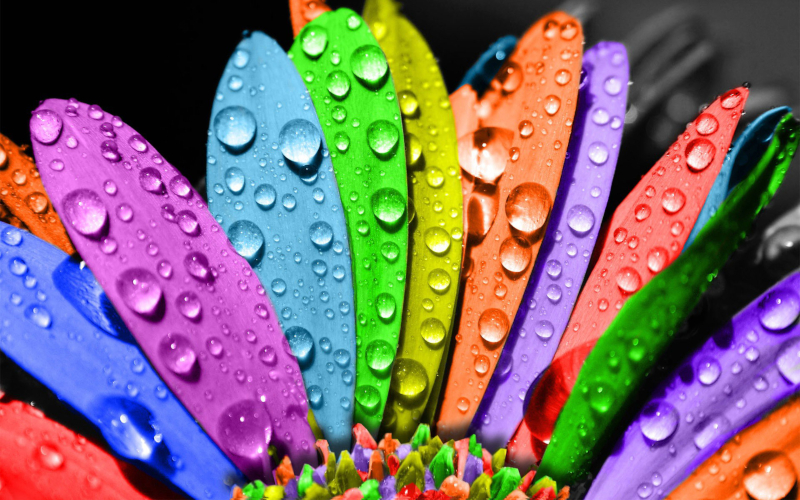
#> input picture Deep Learning/Lab_4/Assignment_4/flower.jpg, 800 x 500 px
$ jupyter execute Assignment_4.ipynb   (shell and % lines are left out)
#> lines starting #> are read from the running program, lines starting #| are printed output that depends on the picture
---
# Assignment 4: Introduction to Image processing
---

## Student Information
**Name:** _____Marah Ahmad Aljabali_____  **Student ID:** ______220210525__________  **Date:** _________16/1/2026________

## Import Required Libraries

[cell 1]
import numpy as np
import cv2
import matplotlib.pyplot as plt
from scipy.signal import convolve2d

## Q1: Image Translation
Load an flower image. Apply a translation of `(tx = 120, ty = 80)` using a manual transformation matrix. Display both the original and the translated images side by side.
**Question:** What happens to pixels that move outside the image boundaries? How does OpenCV handle them?

[cell 2]
# Load flower image (using a sample image)
flower = cv2.imread(r'./flower.jpg')
#> flower is the input picture: shape (500, 800, 3); mean B, G, R 108.4, 105.4, 124.9

# Convert BGR to RGB for matplotlib
flower_rgb = cv2.cvtColor(flower, cv2.COLOR_BGR2RGB)

# Define translation parameters
tx = 120
ty = 80

# Get image dimensions
h, w = flower.shape[:2]
#> h = 500; w = 800

# Create the translation transformation matrix
# Translation matrix: [1, 0, tx]
#                     [0, 1, ty]
M = np.float32([[1, 0, tx], [0, 1, ty]])

# Apply the transformation using warpAffine
translated = cv2.warpAffine(flower, M, (w, h))
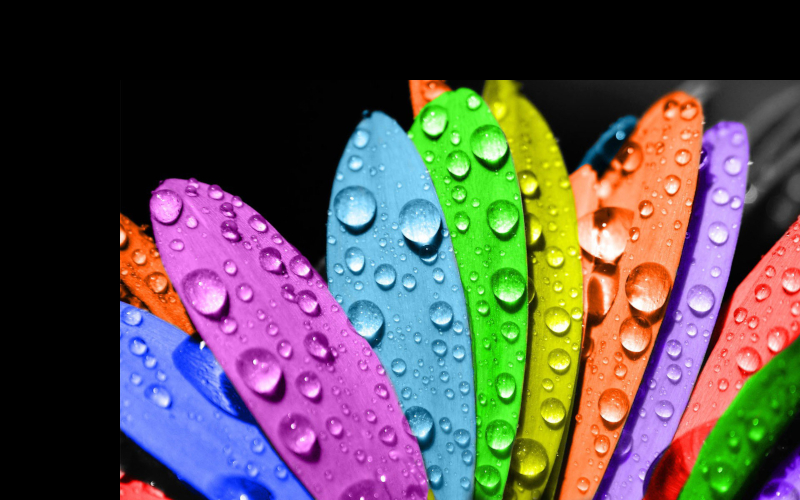
#> translated: shape (500, 800, 3); mean B, G, R 80.3, 80.9, 89.9

# Convert the translated image to RGB for display
translated_rgb = cv2.cvtColor(translated, cv2.COLOR_BGR2RGB)
# Display both images side by side
fig, axes = plt.subplots(1, 2, figsize=(12, 5))
axes[0].imshow(flower_rgb)
axes[0].set_title('Original Image')
axes[0].axis('off')

axes[1].imshow(translated_rgb)
axes[1].set_title(f'Translated Image (tx={tx}, ty={ty})')
axes[1].axis('off')

plt.tight_layout()
plt.show()
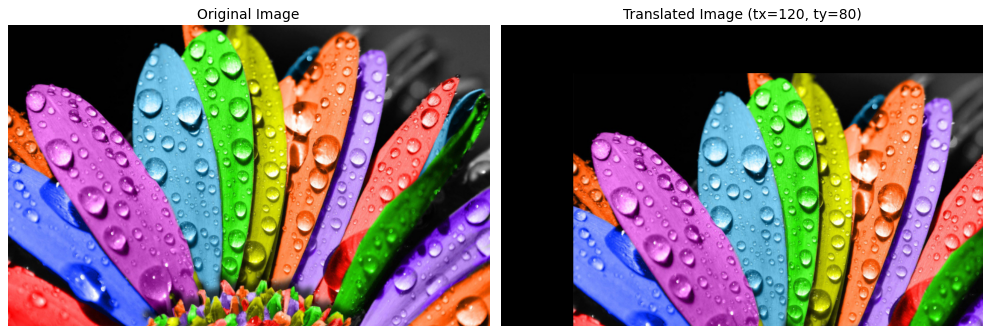
#> figure drawn by matplotlib, 2 panels

print(f"\nAnswer to the Question:")
print("Pixels that move outside the image boundaries are lost (they fall outside the canvas).")
print("OpenCV's warpAffine fills these empty areas with a default value (usually black/0).")
print("This creates black borders in the translated image where the original content doesn't reach.")

## Q2: Image Rotation
Rotate the same image by `45°` around its center using `cv2.getRotationMatrix2D`. Then rotate it by `-30°` with a scale of `0.8`. Display the two results.

[cell 3]
# Get image dimensions
h, w = flower.shape[:2]

# Calculate the center of the image
center = (w // 2, h // 2)
#> center = (400, 250)

# First rotation: 45° around center
angle1 = 45
scale1 = 1.0
M1 = cv2.getRotationMatrix2D(center, angle1, scale1)
rotated_45 = cv2.warpAffine(flower, M1, (w, h))
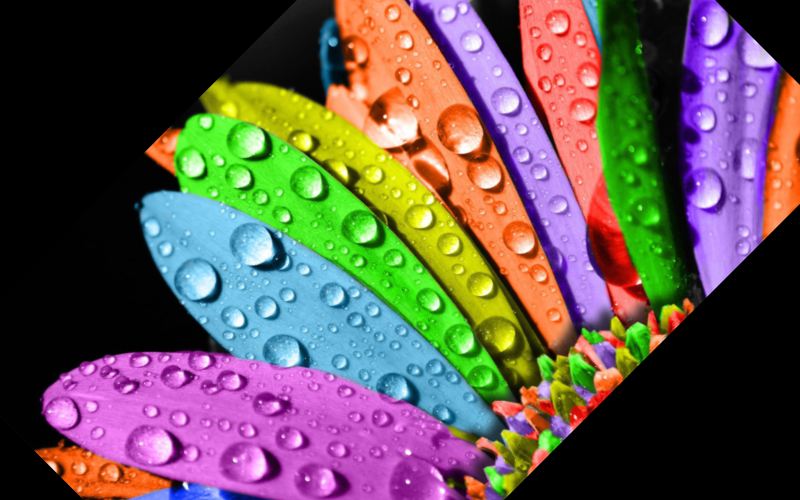
#> rotated_45: shape (500, 800, 3); mean B, G, R 80.9, 86, 99.9

# Second rotation: -30° with scale 0.8
angle2 = -30
scale2 = 0.8
M2 = cv2.getRotationMatrix2D(center, angle2, scale2)
rotated_m30_scaled = cv2.warpAffine(flower, M2, (w, h))
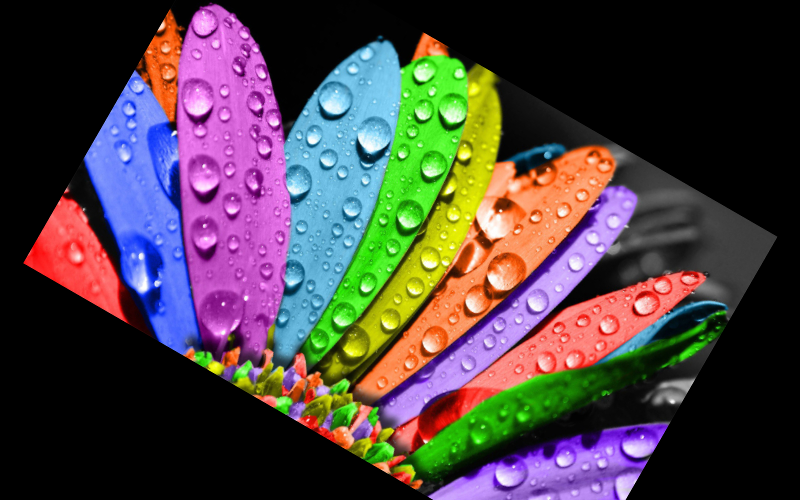
#> rotated_m30_scaled: shape (500, 800, 3); mean B, G, R 67.1, 65.2, 75.9

# Convert images to RGB for display
rotated_45_rgb = cv2.cvtColor(rotated_45, cv2.COLOR_BGR2RGB)
rotated_m30_scaled_rgb = cv2.cvtColor(rotated_m30_scaled, cv2.COLOR_BGR2RGB)

# Display the results
fig, axes = plt.subplots(1, 3, figsize=(15, 5))

axes[0].imshow(flower_rgb)
axes[0].set_title('Original Image')
axes[0].axis('off')

axes[1].imshow(rotated_45_rgb)
axes[1].set_title('Rotated 45°')
axes[1].axis('off')

axes[2].imshow(rotated_m30_scaled_rgb)
axes[2].set_title('Rotated -30° (Scale 0.8)')
axes[2].axis('off')

plt.tight_layout()
plt.show()

print("Image Rotation Applied Successfully!")
print(f"Rotation 1: {angle1}° around center {center}")
#| Rotation 1: 45° around center (400, 250)
print(f"Rotation 2: {angle2}° with scale {scale2} around center {center}")
#| Rotation 2: -30° with scale 0.8 around center (400, 250)

## Q3: Manual Mean Filter
Load `walking.jpg` in grayscale. Implement a **manual 7×7 mean filter**. Measure the execution time using `%time`. Display the filtered image.

[cell 4]
# Load image in grayscale
walking = cv2.imread('./walking.jpg', cv2.IMREAD_GRAYSCALE)
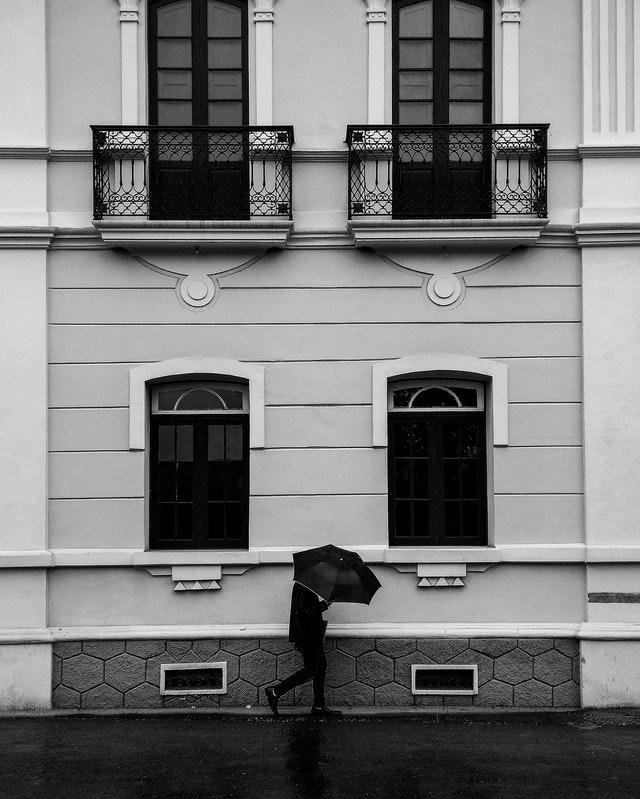
#> input picture Deep Learning/Lab_4/Assignment_4/walking.jpg, 640 x 799 px
#> walking is the input picture: shape (799, 640); min 0, max 255, mean 121.2

# Create 7×7 mean filter kernel
kernel = np.ones((7, 7)) / 49

# Apply manual filter using convolve2d
manual_filtered = convolve2d(walking, kernel, mode='same')
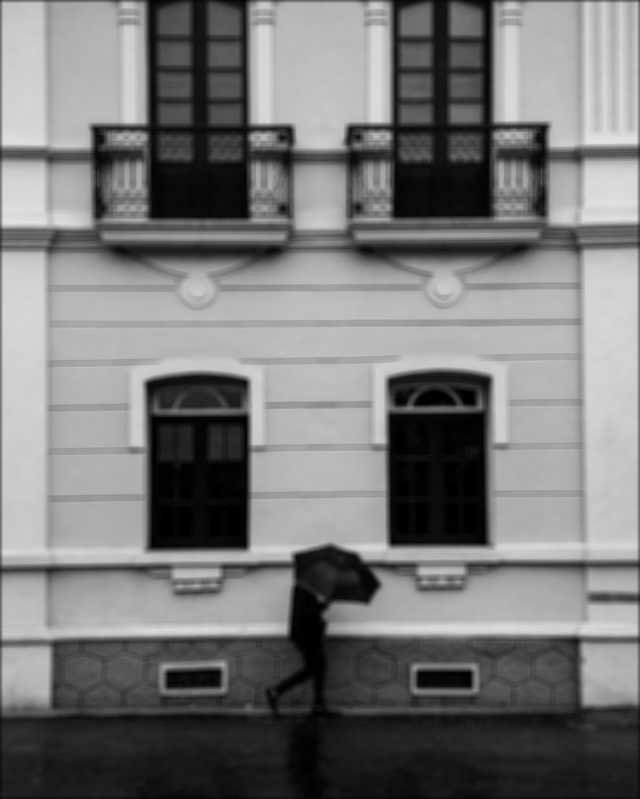
#> manual_filtered: shape (799, 640) float64; min 0, max 227.5, mean 120.6

# Display
plt.figure(figsize=(12, 4))
plt.subplot(1, 2, 1)
plt.imshow(walking, cmap='gray')
plt.title('Original Image')
plt.axis('off')
plt.subplot(1, 2, 2)
plt.imshow(manual_filtered, cmap='gray')
plt.title('7×7 Mean Filter (Manual)')
plt.axis('off')
plt.tight_layout()
plt.show()

## Q4: Filter Comparison
Apply the same 7×7 mean filter using:
1. `cv2.filter2D`
2. `scipy.signal.convolve2d`

Display all three results (manual, OpenCV, SciPy) side by side.
**Question:** Compare the execution times and the output images. Why are there differences in the border regions?

[cell 5]
# Create kernel
kernel = np.ones((7, 7)) / 49

# Method 1: Using scipy (already done in Q3)
# Method 2: Using cv2.filter2D
opencv_filtered = cv2.filter2D(walking, -1, kernel.astype(np.float32))

# Method 3: Using scipy.signal.convolve2d
scipy_filtered = convolve2d(walking, kernel, mode='same')

# Display all three
fig, axes = plt.subplots(1, 3, figsize=(15, 4))
axes[0].imshow(manual_filtered, cmap='gray')
axes[0].set_title('Manual (convolve2d)')
axes[0].axis('off')
axes[1].imshow(opencv_filtered, cmap='gray')
axes[1].set_title('OpenCV (filter2D)')
axes[1].axis('off')
axes[2].imshow(scipy_filtered, cmap='gray')
axes[2].set_title('SciPy (convolve2d)')
axes[2].axis('off')
plt.tight_layout()
plt.show()

print("All three methods produce very similar results.")
print("Border differences occur because scipy's convolve2d fills edges with zeros (mode='same'),")
print("while cv2.filter2D reflects the border pixels.")

## Q5: Horizontal & Vertical Edge Detection
Use the provided horizontal and vertical edge detection kernels. Apply each to `walking.jpg` separately using `convolve2d`. Combine the two results by adding them. Normalize the final image to `[0, 1]` and display it.
**Question:** What types of edges (horizontal/vertical) are most visible in the image? Why?

[cell 6]
# Define horizontal and vertical edge detection kernels (Sobel)
horizontal_kernel = np.array([[-1, -2, -1], [0,  0,  0],[1,  2,  1]], dtype=np.float32)

vertical_kernel = np.array([[-1, 0, 1],[-2, 0, 2],[-1, 0, 1]], dtype=np.float32)

# Apply edge detection using convolve2d
horizontal_edges = convolve2d(walking, horizontal_kernel, mode='same')
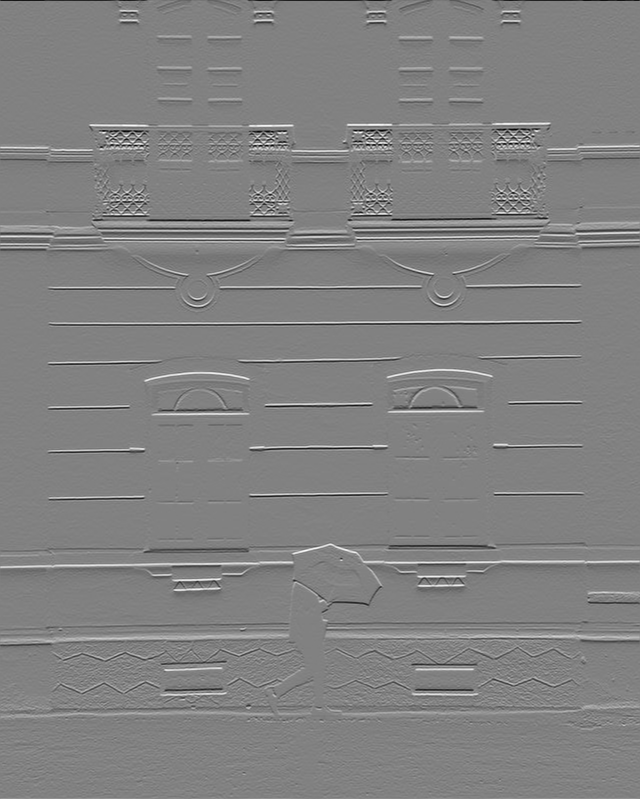
#> horizontal_edges: shape (799, 640) float32; min -959, max 929, mean 0.5; drawn with min black and max white
vertical_edges = convolve2d(walking, vertical_kernel, mode='same')
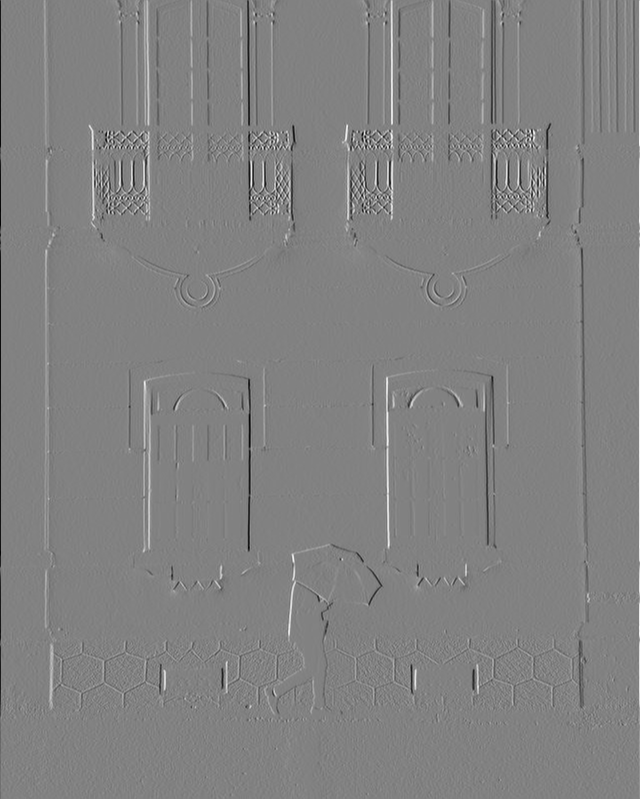
#> vertical_edges: shape (799, 640) float32; min -945, max 912, mean 0; drawn with min black and max white

# Combine the two results
combined_edges = horizontal_edges + vertical_edges
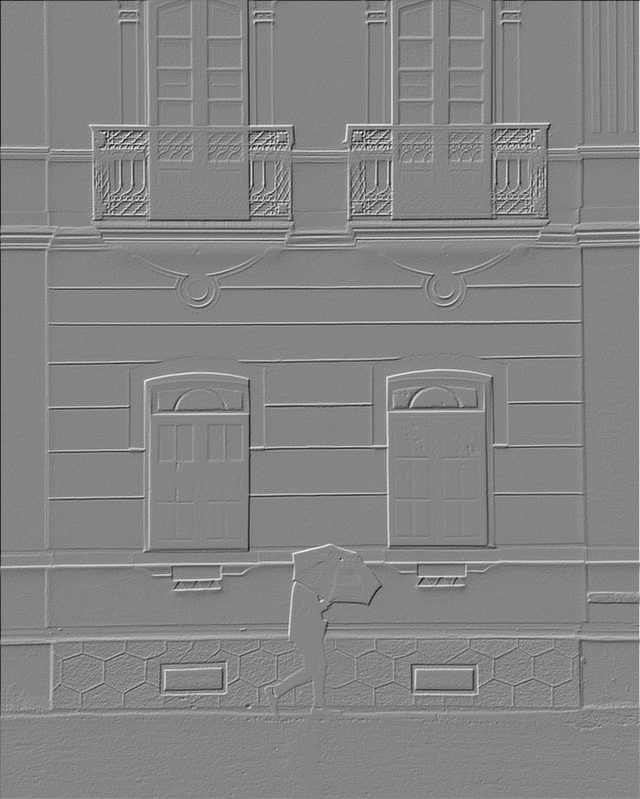
#> combined_edges: shape (799, 640) float32; min -1258, max 1156, mean 0.5; drawn with min black and max white

# Normalize to [0, 1]
combined_edges_normalized = (combined_edges - combined_edges.min()) / (combined_edges.max() - combined_edges.min())

# Display results
fig, axes = plt.subplots(2, 2, figsize=(12, 10))

axes[0, 0].imshow(horizontal_edges, cmap='gray')
axes[0, 0].set_title('Horizontal Edges')
axes[0, 0].axis('off')

axes[0, 1].imshow(vertical_edges, cmap='gray')
axes[0, 1].set_title('Vertical Edges')
axes[0, 1].axis('off')

axes[1, 0].imshow(combined_edges, cmap='gray')
axes[1, 0].set_title('Combined Edges')
axes[1, 0].axis('off')

axes[1, 1].imshow(combined_edges_normalized, cmap='gray')
axes[1, 1].set_title('Normalized Combined Edges [0, 1]')
axes[1, 1].axis('off')

plt.tight_layout()
plt.show()

print("Answer:")
print("Vertical edges are typically more visible in most natural images because humans/objects")
print("have vertical contours (sides, boundaries). Horizontal edges appear in areas with")
print("horizontal gradients. The combined result shows all significant edges in the image.")
